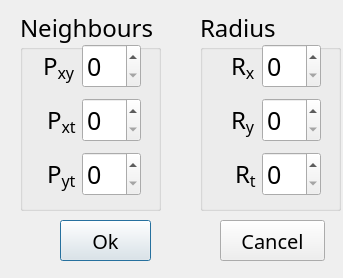
<?xml version="1.0" encoding="UTF-8"?>
<ui version="4.0">
 <class>lbpTopSettings</class>
 <widget class="QDialog" name="lbpTopSettings">
  <property name="geometry">
   <rect>
    <x>0</x>
    <y>0</y>
    <width>343</width>
    <height>278</height>
   </rect>
  </property>
  <property name="windowTitle">
   <string>Dialog</string>
  </property>
  <widget class="QGroupBox" name="groupBox">
   <property name="geometry">
    <rect>
     <x>20</x>
     <y>10</y>
     <width>141</width>
     <height>201</height>
    </rect>
   </property>
   <property name="font">
    <font>
     <family>Aparajita</family>
     <pointsize>18</pointsize>
    </font>
   </property>
   <property name="title">
    <string>Neighbours</string>
   </property>
   <widget class="QWidget" name="verticalLayoutWidget">
    <property name="geometry">
     <rect>
      <x>20</x>
      <y>30</y>
      <width>101</width>
      <height>161</height>
     </rect>
    </property>
    <layout class="QVBoxLayout" name="verticalLayout">
     <item>
      <layout class="QHBoxLayout" name="horizontalLayout_12">
       <item>
        <spacer name="horizontalSpacer_8">
         <property name="orientation">
          <enum>Qt::Horizontal</enum>
         </property>
         <property name="sizeHint" stdset="0">
          <size>
           <width>40</width>
           <height>20</height>
          </size>
         </property>
        </spacer>
       </item>
       <item>
        <widget class="QLabel" name="PxyLabel">
         <property name="layoutDirection">
          <enum>Qt::LeftToRight</enum>
         </property>
         <property name="text">
          <string>&lt;html&gt;&lt;head/&gt;&lt;body&gt;&lt;p&gt;&lt;span style=&quot; font-size:18pt;&quot;&gt;P&lt;/span&gt;&lt;span style=&quot; font-size:18pt; vertical-align:sub;&quot;&gt;xy&lt;/span&gt;&lt;/p&gt;&lt;/body&gt;&lt;/html&gt;</string>
         </property>
        </widget>
       </item>
       <item>
        <widget class="QSpinBox" name="PxySpinBox">
         <property name="font">
          <font>
           <pointsize>19</pointsize>
          </font>
         </property>
        </widget>
       </item>
      </layout>
     </item>
     <item>
      <layout class="QHBoxLayout" name="horizontalLayout_11">
       <item>
        <spacer name="horizontalSpacer_9">
         <property name="orientation">
          <enum>Qt::Horizontal</enum>
         </property>
         <property name="sizeHint" stdset="0">
          <size>
           <width>40</width>
           <height>20</height>
          </size>
         </property>
        </spacer>
       </item>
       <item>
        <widget class="QLabel" name="PxtLabel">
         <property name="layoutDirection">
          <enum>Qt::LeftToRight</enum>
         </property>
         <property name="text">
          <string>&lt;html&gt;&lt;head/&gt;&lt;body&gt;&lt;p&gt;&lt;span style=&quot; font-size:18pt;&quot;&gt;P&lt;/span&gt;&lt;span style=&quot; font-size:18pt; vertical-align:sub;&quot;&gt;xt&lt;/span&gt;&lt;/p&gt;&lt;/body&gt;&lt;/html&gt;</string>
         </property>
        </widget>
       </item>
       <item>
        <widget class="QSpinBox" name="PxtSpinBox">
         <property name="font">
          <font>
           <pointsize>19</pointsize>
          </font>
         </property>
        </widget>
       </item>
      </layout>
     </item>
     <item>
      <layout class="QHBoxLayout" name="horizontalLayout_10">
       <item>
        <spacer name="horizontalSpacer_10">
         <property name="orientation">
          <enum>Qt::Horizontal</enum>
         </property>
         <property name="sizeHint" stdset="0">
          <size>
           <width>40</width>
           <height>20</height>
          </size>
         </property>
        </spacer>
       </item>
       <item>
        <widget class="QLabel" name="PxtLabel_2">
         <property name="layoutDirection">
          <enum>Qt::LeftToRight</enum>
         </property>
         <property name="text">
          <string>&lt;html&gt;&lt;head/&gt;&lt;body&gt;&lt;p&gt;&lt;span style=&quot; font-size:18pt;&quot;&gt;P&lt;/span&gt;&lt;span style=&quot; font-size:18pt; vertical-align:sub;&quot;&gt;yt&lt;/span&gt;&lt;/p&gt;&lt;/body&gt;&lt;/html&gt;</string>
         </property>
        </widget>
       </item>
       <item>
        <widget class="QSpinBox" name="PytSpinBox">
         <property name="font">
          <font>
           <pointsize>19</pointsize>
          </font>
         </property>
        </widget>
       </item>
      </layout>
     </item>
    </layout>
   </widget>
  </widget>
  <widget class="QGroupBox" name="groupBox_2">
   <property name="geometry">
    <rect>
     <x>200</x>
     <y>10</y>
     <width>141</width>
     <height>201</height>
    </rect>
   </property>
   <property name="font">
    <font>
     <family>Aparajita</family>
     <pointsize>18</pointsize>
    </font>
   </property>
   <property name="title">
    <string>Radius</string>
   </property>
   <widget class="QWidget" name="verticalLayoutWidget_2">
    <property name="geometry">
     <rect>
      <x>20</x>
      <y>30</y>
      <width>101</width>
      <height>161</height>
     </rect>
    </property>
    <layout class="QVBoxLayout" name="verticalLayout_2">
     <item>
      <layout class="QHBoxLayout" name="horizontalLayout_18">
       <item>
        <spacer name="horizontalSpacer_16">
         <property name="orientation">
          <enum>Qt::Horizontal</enum>
         </property>
         <property name="sizeHint" stdset="0">
          <size>
           <width>40</width>
           <height>20</height>
          </size>
         </property>
        </spacer>
       </item>
       <item>
        <widget class="QLabel" name="RxLabel">
         <property name="layoutDirection">
          <enum>Qt::LeftToRight</enum>
         </property>
         <property name="text">
          <string>&lt;html&gt;&lt;head/&gt;&lt;body&gt;&lt;p&gt;&lt;span style=&quot; font-size:18pt;&quot;&gt;R&lt;/span&gt;&lt;span style=&quot; font-size:18pt; vertical-align:sub;&quot;&gt;x&lt;/span&gt;&lt;/p&gt;&lt;/body&gt;&lt;/html&gt;</string>
         </property>
        </widget>
       </item>
       <item>
        <widget class="QSpinBox" name="RxSpinBox">
         <property name="font">
          <font>
           <pointsize>19</pointsize>
          </font>
         </property>
        </widget>
       </item>
      </layout>
     </item>
     <item>
      <layout class="QHBoxLayout" name="horizontalLayout_16">
       <item>
        <spacer name="horizontalSpacer_14">
         <property name="orientation">
          <enum>Qt::Horizontal</enum>
         </property>
         <property name="sizeHint" stdset="0">
          <size>
           <width>40</width>
           <height>20</height>
          </size>
         </property>
        </spacer>
       </item>
       <item>
        <widget class="QLabel" name="RyLabel">
         <property name="layoutDirection">
          <enum>Qt::LeftToRight</enum>
         </property>
         <property name="text">
          <string>&lt;html&gt;&lt;head/&gt;&lt;body&gt;&lt;p&gt;&lt;span style=&quot; font-size:18pt;&quot;&gt;R&lt;/span&gt;&lt;span style=&quot; font-size:18pt; vertical-align:sub;&quot;&gt;y&lt;/span&gt;&lt;/p&gt;&lt;/body&gt;&lt;/html&gt;</string>
         </property>
        </widget>
       </item>
       <item>
        <widget class="QSpinBox" name="RySpinBox">
         <property name="font">
          <font>
           <pointsize>19</pointsize>
          </font>
         </property>
        </widget>
       </item>
      </layout>
     </item>
     <item>
      <layout class="QHBoxLayout" name="horizontalLayout_15">
       <item>
        <spacer name="horizontalSpacer_13">
         <property name="orientation">
          <enum>Qt::Horizontal</enum>
         </property>
         <property name="sizeHint" stdset="0">
          <size>
           <width>40</width>
           <height>20</height>
          </size>
         </property>
        </spacer>
       </item>
       <item>
        <widget class="QLabel" name="RtLabel">
         <property name="layoutDirection">
          <enum>Qt::LeftToRight</enum>
         </property>
         <property name="text">
          <string>&lt;html&gt;&lt;head/&gt;&lt;body&gt;&lt;p&gt;&lt;span style=&quot; font-size:18pt;&quot;&gt;R&lt;/span&gt;&lt;span style=&quot; font-size:18pt; vertical-align:sub;&quot;&gt;t&lt;/span&gt;&lt;/p&gt;&lt;/body&gt;&lt;/html&gt;</string>
         </property>
        </widget>
       </item>
       <item>
        <widget class="QSpinBox" name="RtSpinBox">
         <property name="font">
          <font>
           <pointsize>19</pointsize>
          </font>
         </property>
        </widget>
       </item>
      </layout>
     </item>
    </layout>
   </widget>
  </widget>
  <widget class="QPushButton" name="okButton">
   <property name="geometry">
    <rect>
     <x>60</x>
     <y>220</y>
     <width>91</width>
     <height>41</height>
    </rect>
   </property>
   <property name="font">
    <font>
     <family>Aparajita</family>
     <pointsize>15</pointsize>
    </font>
   </property>
   <property name="text">
    <string>Ok</string>
   </property>
  </widget>
  <widget class="QPushButton" name="cancelButton">
   <property name="geometry">
    <rect>
     <x>220</x>
     <y>220</y>
     <width>105</width>
     <height>41</height>
    </rect>
   </property>
   <property name="font">
    <font>
     <family>Aparajita</family>
     <pointsize>15</pointsize>
    </font>
   </property>
   <property name="text">
    <string>Cancel</string>
   </property>
  </widget>
 </widget>
 <resources/>
 <connections/>
</ui>
